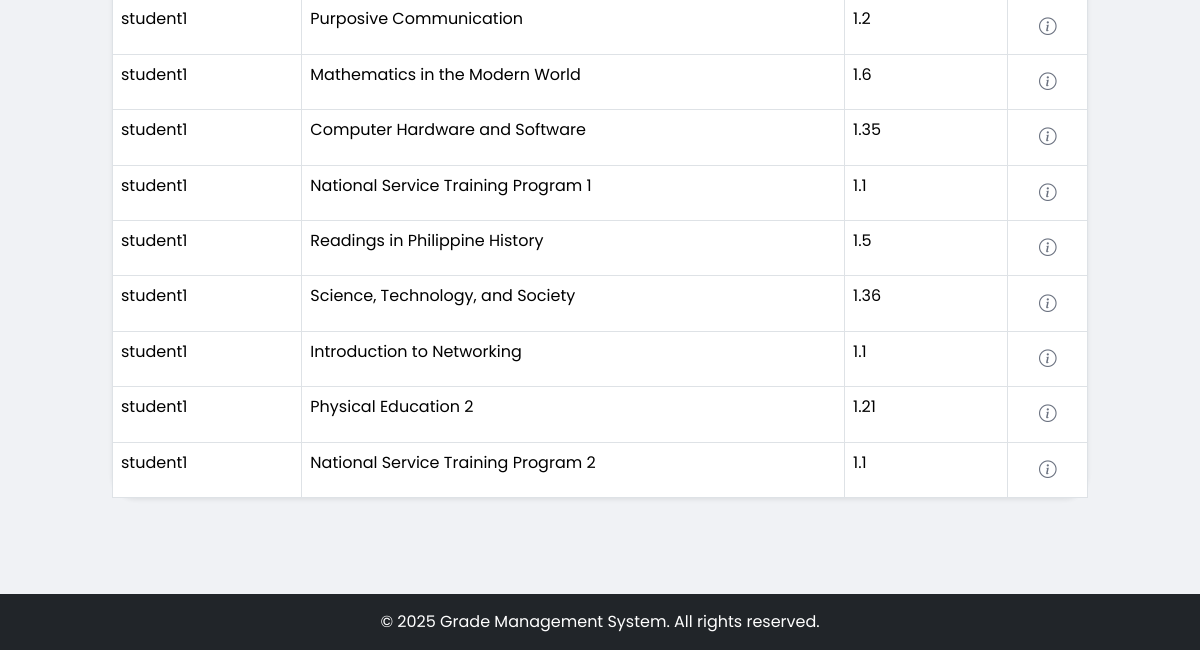
The app's page /teacher/dashboard/ (signed in, lower part), older data.
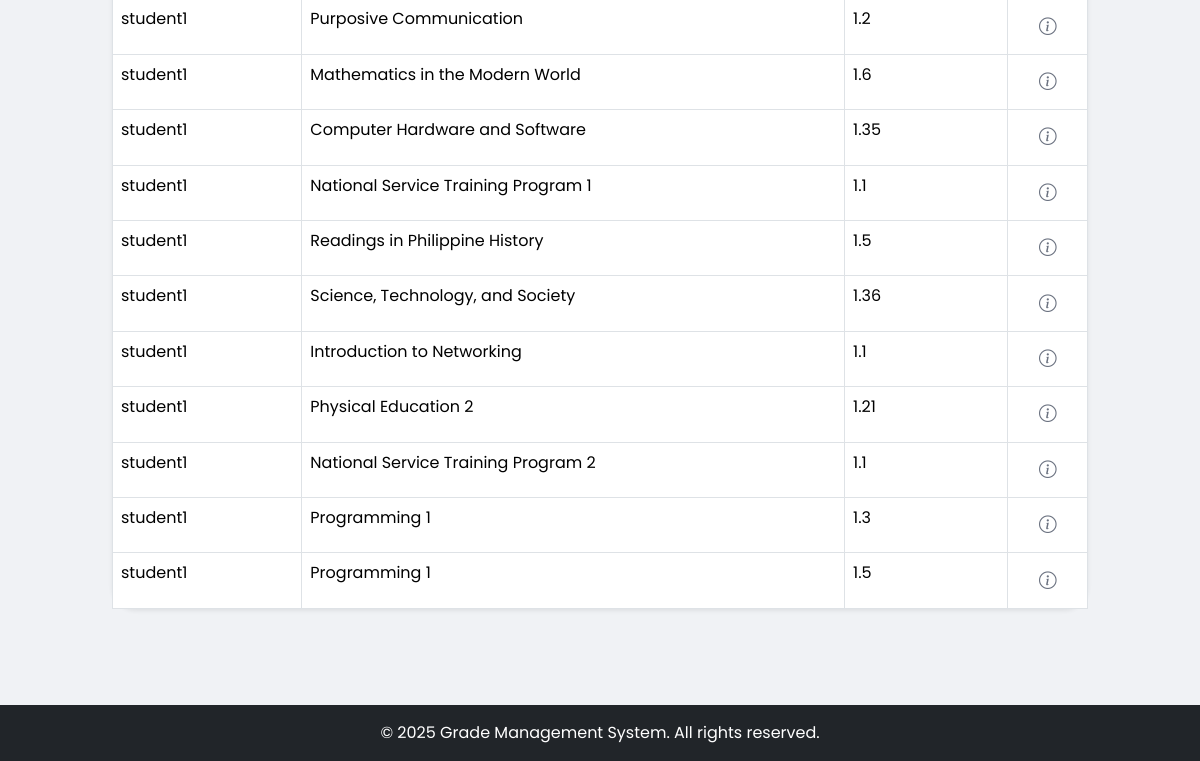
The same page, newer data.
### core/models.py (models this page shows, shortened)
class Grade(models.Model):
    student = models.ForeignKey(Student, on_delete=models.CASCADE)
    course = models.CharField(max_length=255)
    grade = models.CharField(max_length=5)
    year_level = models.CharField(
        max_length=10,
        choices=[
            ('1st Year', '1st Year'),
            ('2nd Year', '2nd Year'),
            ('3rd Year', '3rd Year'),
            ('4th Year', '4th Year'),
        ]
    )
    semester = models.CharField(
        max_length=10,
        choices=[
            ('1st Sem', '1st Sem'),
            ('2nd Sem', '2nd Sem'),
        ]
    )
    teacher = models.ForeignKey(Teacher, on_delete=models.SET_NULL, null=True)

class Student(models.Model):
    user = models.OneToOneField(User, on_delete=models.CASCADE)
    grade_level = models.CharField(max_length=50)

### core/views.py (the view)
# urls.py: path('teacher/dashboard/', views.teacher_dashboard, name='teacher_dashboard'),
@login_required
def teacher_dashboard(request):
    if hasattr(request.user, 'teacher'):
        teacher = request.user.teacher
        students = Student.objects.all()
        grades = Grade.objects.filter(teacher=teacher)
        return render(request, 'teacher_dashboard.html', {'students': students, 'grades': grades})
    return redirect('login')

### core/templates/teacher_dashboard.html (shortened to what this page needs)
{% extends 'core/base.html' %}
{% block content %}
<div class="container container-max">
    <div class="card shadow-sm card-custom">
        <div class="card-body p-0">
            <table class="table table-bordered table-hover mb-0">
                <tbody>
                    {% for grade in grades %}
                    <tr>
                        <td>{{ grade.student.user.username }}</td>
                        <td>{{ grade.course }}</td>
                        <td>{{ grade.grade }}</td>
                        <td class="text-center">
                            <button type="button" class="btn-icon"
                                id="popover-btn-{{ grade.id }}"
                                data-bs-html="true"
                                data-bs-trigger="focus"
                                title="Actions">
                                <i class="bi bi-info-circle"></i>
                            </button>
                        </td>
                    </tr>
                    {% empty %}
                    <tr>
                        <td colspan="4" class="text-center text-muted">No grades added yet.</td>
                    </tr>
                    {% endfor %}
                </tbody>
            </table>
        </div>
    </div>
</div>
{% endblock %}

### core/templates/core/base.html (shortened to what this page needs)
{% load static %}
{% load tz %}
<!DOCTYPE html>
<html lang="en">
<head>
    <link href="https://cdn.jsdelivr.net/npm/bootstrap@5.3.3/dist/css/bootstrap.min.css" rel="stylesheet">
    <link href="https://cdn.jsdelivr.net/npm/bootstrap-icons@1.10.5/font/bootstrap-icons.css" rel="stylesheet">
    <link rel="stylesheet" href="{% static 'core/styles.css' %}">
    <link rel="stylesheet" href="{% static 'core/dashboard.css' %}">
</head>
<body class="d-flex flex-column min-vh-100">
<main class="flex-grow-1">
    {% block content %}{% endblock %}
</main>
<footer class="bg-dark text-white text-center py-3 mt-5">
    <div class="container">
        <p class="mb-0">&copy; {% now "Y" %} Grade Management System. All rights reserved.</p>
    </div>
</footer>
</body>
</html>

### core/static/core/styles.css (style rules this page uses)
body, html { background-color: #f0f2f5; font-family: 'Poppins', sans-serif; }
.card { border-radius: 16px; }

### core/static/core/dashboard.css (style rules this page uses)
.container-max { max-width: 1000px; padding-top: 3rem; padding-bottom: 3rem; }
.card-custom { background: #f9fafb; }
.card-custom { border-radius: 1.5rem; border: none; background-color: #ffffff; }
.btn-icon { border: none; background-color: transparent; color: #6b7280; font-size: 1.1rem; padding: 6px 10px; border-radius: 6px; transition: background 0.2s ease; }

Row changes from the older to the newer data that the page shows:
added Grade: student.user.username "student1", course "Programming 1", grade "1.3"
added Grade: student.user.username "student1", course "Programming 1", grade "1.5"
